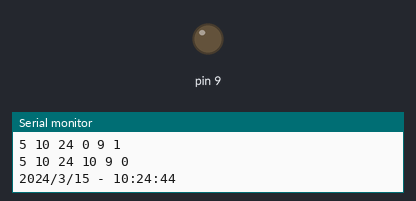
Simulated run of this sketch. Board: Arduino Uno, built with avr-gcc and run on an emulated ATmega328P. Parts: output pins drawn as LEDs (lit = HIGH), the last lines printed to the serial monitor. The local clock reads 2024-03-15 10:24:30 at power-on unless the sketch sets it; storage starts empty.

Above: at 15.0 s.
At 35.2 s:
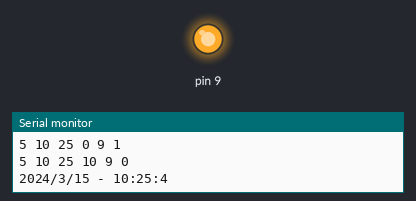
Timing chart, 0 to 78.2 s (numbered marks = the images above):
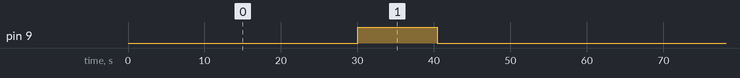

Measured:
- by itself, pin 9: alternates HIGH for 10.3 s and LOW for 49.8 s

The sketch:

timer_con_sd_settimanale.ino
```cpp
#include "RTClib.h"
RTC_DS3231 rtc;
DateTime now;
unsigned long t1, dt;

/* SD card attached to SPI bus as follows:
 ** MOSI - pin 11
 ** MISO - pin 12
 ** CLK - pin 13
 ** CS - pin 10
 **/
#include <SPI.h>
#include <SD.h>
File datafile;
String fname = "weekly.txt";

char line[30];
int row[8];

void setup() {
  pinMode(9, OUTPUT);
  Serial.begin(9600);
  if (! rtc.begin()) {
    Serial.println("Couldn't find RTC");
    Serial.flush();
    /***
     * The abort() function causes abnormal program termination to occur.
     * This realization disables interrupts and jumps to _exit()
     * function with argument equal to 1. In the limited AVR environment,
     * execution is effectively halted by entering an infinite loop.
     */
    abort();
  }
  if (rtc.lostPower()) {
    Serial.println("RTC lost power, let's set the time!");
    // When time needs to be set on a new device, or after a power loss, the
    // following line sets the RTC to the date & time this sketch was compiled
    rtc.adjust(DateTime(F(__DATE__), F(__TIME__)));
    // This line sets the RTC with an explicit date & time, for example to set
    // January 21, 2014 at 3am you would call:
    // rtc.adjust(DateTime(2014, 1, 21, 3, 0, 0));
  }
  if (!SD.begin(10)) {
    Serial.println("SD initialization failed!");
    abort();
  }

  writedata();
}

void loop() {
  dt = millis() - t1;
  if (dt > 500) {
    now = rtc.now();
    readdata();
    printdata();
    t1 = millis();
  }
}

void writedata() {
  SD.remove(fname);
  datafile = SD.open(fname, FILE_WRITE);
  if (datafile) {
    //il primo valore è il giorno della settimana
    //Con l'* indico tutti i giorni/ore/minuti
    /*datafile.println("l;18;00;00;9;1");
    datafile.println("l;18;00;10;9;0");
    datafile.println("*;18;00;00;9;1");
    datafile.println("*;18;00;10;9;0");
    */
    datafile.println("*;*;*;00;9;1");//ogni giorno, ogni ora, ogni minuto
    datafile.println("*;*;*;10;9;0");
    datafile.close();
    Serial.println("done.");
  } else {
    Serial.println("error writing");
  }
}

void readdata() {
  datafile = SD.open(fname);
  int i = 0;
  if (datafile) {
    while (datafile.available()) {
      char c = datafile.read();
      if (c == '\n') {
        line[i] = 0;
        //Serial.println(line);
        decodedata(line);
        i = 0;
      } else if (c == '\r') {

      } else {
        line[i] = c;
        i++;
      }
    }
    datafile.close();
  } else {
    Serial.println("error opening file");
  }
}

void decodedata(char* str){
  char* token = strtok(str, ";");
  int i = 0;
  while (token != NULL){
    int n = 0;
    if (i == 0) { //decode della prima cella: il giorno
      n = decodeday(token);
    } else if (i == 1) { //ore
      n = decodehour(token);
    } else if (i == 2) { //minuti
      n = decodeminute(token);
    } else {
      n = atoi(token);
    }
    Serial.print(n); Serial.print(" ");
    row[i] = n;
    i++;
    token = strtok(NULL, ";");
  }
  Serial.print("\n");
  //verifico se devo attivare qualcosa...
  if ((now.dayOfTheWeek() == row[0]) &&
    (now.hour() == row[1]) &&
    (now.minute() == row[2]) &&
    (now.second() == row[3])
    ){
     //Serial.println("evento");
     digitalWrite(row[4], row[5]);
  }
}

void printdata(){
  Serial.print(now.year(), DEC);
    Serial.print('/');
    Serial.print(now.month(), DEC);
    Serial.print('/');
    Serial.print(now.day(), DEC);
    Serial.print(" - ");
    Serial.print(now.hour(), DEC);
    Serial.print(':');
    Serial.print(now.minute(), DEC);
    Serial.print(':');
    Serial.print(now.second(), DEC);
    Serial.println();
}

int decodeday(char* str){
  int n = 0;
  //d l m M g v s
  //0 1 2 3 4 5 6
  char c = str[0];
  switch (c) {
    case '*':
      n = now.dayOfTheWeek();
      break;
    case 'd':
      n = 0;
      break;
    case 'l':
      n = 1;
      break;
    case 'm':
      n = 2;
      break;
    case 'M':
      n = 3;
      break;
    case 'g':
      n = 4;
      break;
    case 'v':
      n = 5;
      break;
    case 's':
      n = 6;
      break;
    default:
      n = -1;
  }
  return n;
}

int decodehour(char* str){
  int n = -1;
  if (strcmp(str, "*") == 0) {
    n = now.hour();
  } else {
    n = atoi(str);
  }
  return n;
}

int decodeminute(char* str){
  int n = -1;
  if (strcmp(str, "*") == 0) {
    n = now.minute();
  } else {
    n = atoi(str);
  }
  return n;
}
```
